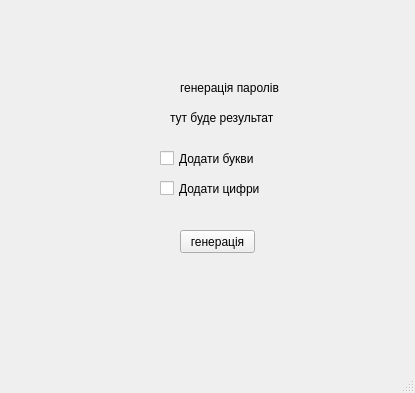
<?xml version="1.0" encoding="UTF-8"?>
<ui version="4.0">
 <class>MainWindow</class>
 <widget class="QMainWindow" name="MainWindow">
  <property name="geometry">
   <rect>
    <x>0</x>
    <y>0</y>
    <width>415</width>
    <height>393</height>
   </rect>
  </property>
  <property name="windowTitle">
   <string>MainWindow</string>
  </property>
  <widget class="QWidget" name="centralwidget">
   <widget class="QLabel" name="title">
    <property name="geometry">
     <rect>
      <x>180</x>
      <y>72</y>
      <width>111</width>
      <height>31</height>
     </rect>
    </property>
    <property name="text">
     <string>генерація паролів</string>
    </property>
   </widget>
   <widget class="QPushButton" name="btn_generat">
    <property name="geometry">
     <rect>
      <x>180</x>
      <y>230</y>
      <width>75</width>
      <height>23</height>
     </rect>
    </property>
    <property name="text">
     <string>генерація</string>
    </property>
   </widget>
   <widget class="QLabel" name="result">
    <property name="geometry">
     <rect>
      <x>170</x>
      <y>110</y>
      <width>111</width>
      <height>16</height>
     </rect>
    </property>
    <property name="text">
     <string>тут буде результат</string>
    </property>
   </widget>
   <widget class="QCheckBox" name="cb_aphavit">
    <property name="geometry">
     <rect>
      <x>160</x>
      <y>150</y>
      <width>131</width>
      <height>17</height>
     </rect>
    </property>
    <property name="text">
     <string>Додати букви</string>
    </property>
   </widget>
   <widget class="QCheckBox" name="cd_numbers">
    <property name="geometry">
     <rect>
      <x>160</x>
      <y>180</y>
      <width>111</width>
      <height>17</height>
     </rect>
    </property>
    <property name="text">
     <string>Додати цифри</string>
    </property>
   </widget>
  </widget>
  <widget class="QMenuBar" name="menubar">
   <property name="geometry">
    <rect>
     <x>0</x>
     <y>0</y>
     <width>415</width>
     <height>21</height>
    </rect>
   </property>
  </widget>
  <widget class="QStatusBar" name="statusbar"/>
 </widget>
 <resources/>
 <connections/>
</ui>
